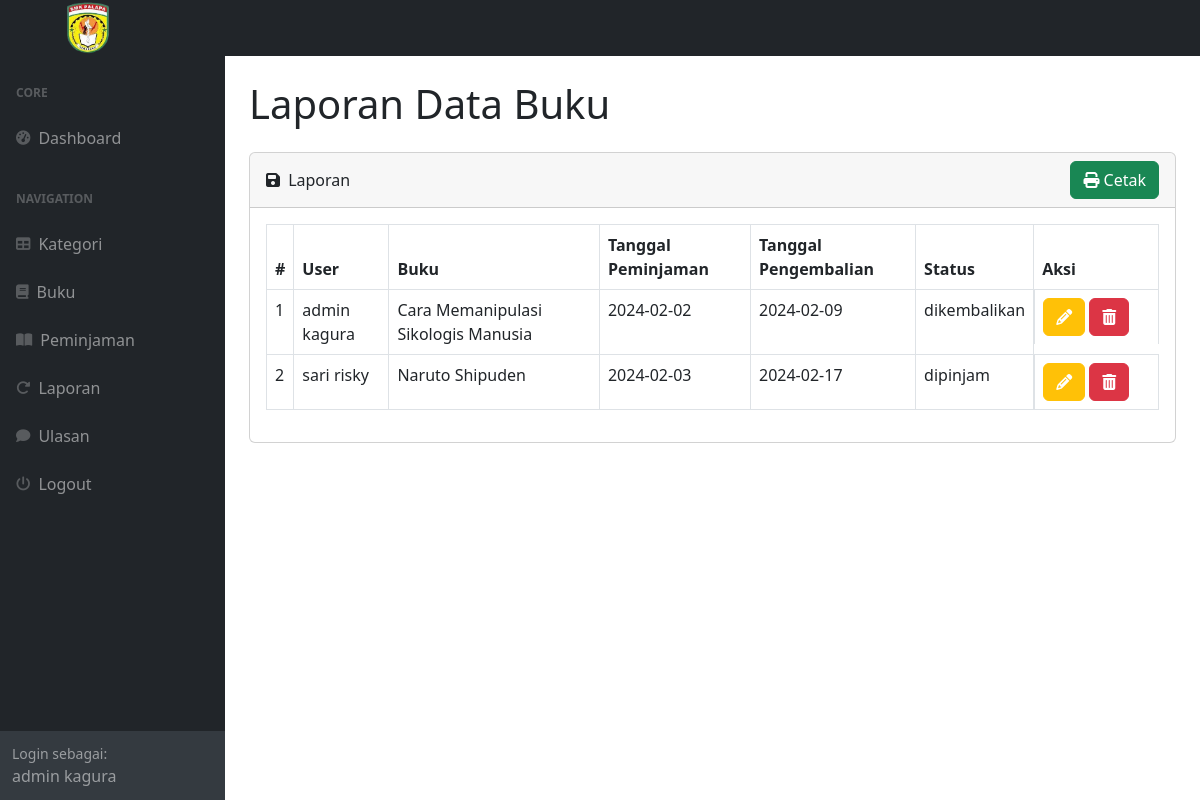
The page /index.php?page=laporan/laporan (signed in) on the database its author committed.
### tables this page shows
CREATE TABLE `peminjaman` (
  `peminjamanID` int NOT NULL,
  `userID` int NOT NULL,
  `bukuID` int NOT NULL,
  `tanggalPeminjaman` date NOT NULL,
  `tanggalPengembalian` date NOT NULL,
  `statusPeminjaman` enum('dipinjam','dikembalikan') NOT NULL
);

CREATE TABLE `users` (
  `userID` int NOT NULL,
  `role` enum('admin','petugas','peminjam') NOT NULL,
  `nama` varchar(255) NOT NULL,
  `username` varchar(255) NOT NULL,
  `password` varchar(255) NOT NULL,
  `alamat` varchar(255) NOT NULL
);

CREATE TABLE `buku` (
  `bukuID` int NOT NULL,
  `kategoriID` int NOT NULL,
  `judul` varchar(255) NOT NULL,
  `penulis` varchar(255) NOT NULL,
  `penerbit` varchar(255) NOT NULL,
  `tahunTerbit` varchar(255) NOT NULL,
  `deskripsi` varchar(255) NOT NULL
);

### laporan/laporan.php (the view, shortened to what this page needs)
<!DOCTYPE html>
<html lang="en">
<head>
</head>
<body>
    <div class="container">
        <h1 class="my-4">Laporan Data Buku</h1>
        <div class="card mt-4">
            <div class="card-header d-flex justify-content-between align-items-center">
                <div>
                    <i class="fas fa-floppy-disk me-1"></i>
                    Laporan
                </div>
                <a href="?page=laporan/cetak" target="_blank" class="btn btn-success">
                    <i class="fas fa-print"></i> Cetak
                </a>
            </div>
            <div class="card-body">
                <div class="table-responsive">
                    <table class="table table-bordered" id="dataTable" width="100%" cellspacing="0">
                        <thead>
                            <tr>
                                <th width="1%">#</th>
                                <th>User</th>
                                <th>Buku</th>
                                <th>Tanggal Peminjaman</th>
                                <th>Tanggal Pengembalian</th>
                                <th>Status</th>
                                <th width="14%">Aksi</th>
                            </tr>
                        </thead>
                        <tbody>
                            <?php
                                $i = 1;
                                $query = mysqli_query($koneksi, "SELECT * FROM peminjaman JOIN buku ON peminjaman.bukuID = buku.bukuID
                                JOIN users ON peminjaman.userID = users.userID");
                                while ($data = mysqli_fetch_array($query)) {
                                ?>
                            <tr>
                                <td><?php echo $i++; ?></td>
                                <td><?php echo $data['nama']; ?></td>
                                <td><?php echo $data['judul']; ?></td>
                                <td><?php echo $data['tanggalPeminjaman']; ?></td>
                                <td><?php echo $data['tanggalPengembalian']; ?></td>
                                <td><?php echo $data['statusPeminjaman']; ?></td>
                                <td class="d-grid gap-2 d-md-block">
                                    <a href="?page=ulasan/ulasanEdit&id=<?php echo $data['peminjamanID']; ?>"
                                        data-toggle="modal" class="btn btn-warning text-white"><i
                                            class="fa fa-pencil"></i></a>
                                    <a onclick="return confirm('Apakah Anda yakin ingin menghapus data ini?');"
                                        href="?page=ulasan/ulasanHapus&id=<?php echo $data['peminjamanID']; ?>"
                                        data-toggle="modal" class="btn btn-danger justify-content-end">
                                        <i class="fa fa-trash-can"></i>
                                    </a>
                                </td>
                            </tr>
                            <?php
                                }
                                ?>
                        </tbody>
                    </table>
                </div>
            </div>
        </div>
    </div>
    </div>
    </div>
</body>
</html>

### rows shown on the page
peminjaman: userID.nama "admin kagura", bukuID.judul "Cara Memanipulasi Sikologis Manusia", tanggalPeminjaman "2024-02-02", tanggalPengembalian "2024-02-09", statusPeminjaman "dikembalikan"
peminjaman: userID.nama "sari risky", bukuID.judul "Naruto Shipuden", tanggalPeminjaman "2024-02-03", tanggalPengembalian "2024-02-17", statusPeminjaman "dipinjam"

### other values the page prints
$_SESSION['users']['nama'] "admin kagura"
